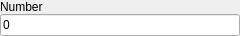
<?xml version="1.0" encoding="UTF-8"?>
<ui version="4.0">
 <class>NumberPatternUI</class>
 <widget class="QWidget" name="NumberPatternUI">
  <property name="geometry">
   <rect>
    <x>0</x>
    <y>0</y>
    <width>240</width>
    <height>36</height>
   </rect>
  </property>
  <property name="windowTitle">
   <string>Form</string>
  </property>
  <layout class="QFormLayout" name="formLayout">
   <property name="horizontalSpacing">
    <number>0</number>
   </property>
   <property name="verticalSpacing">
    <number>0</number>
   </property>
   <property name="leftMargin">
    <number>0</number>
   </property>
   <property name="topMargin">
    <number>0</number>
   </property>
   <property name="rightMargin">
    <number>0</number>
   </property>
   <property name="bottomMargin">
    <number>0</number>
   </property>
   <item row="1" column="0" colspan="2">
    <widget class="QLineEdit" name="numberLineEdit">
     <property name="inputMask">
      <string>00000</string>
     </property>
     <property name="text">
      <string>0</string>
     </property>
    </widget>
   </item>
   <item row="0" column="0">
    <widget class="QLabel" name="label">
     <property name="text">
      <string>Number</string>
     </property>
    </widget>
   </item>
  </layout>
 </widget>
 <resources/>
 <connections/>
</ui>
